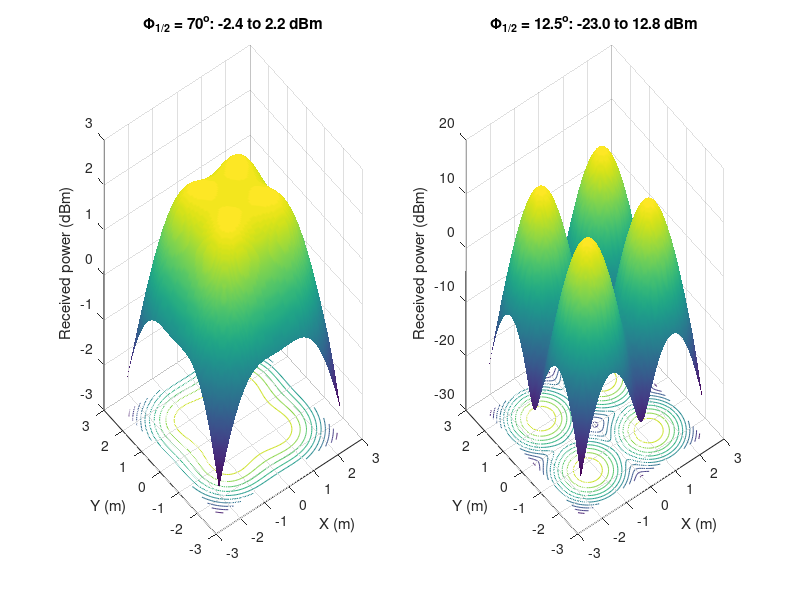

Write MATLAB code to recreate this figure.
% FIXED version of Chapter8/CORRECT_plot_Fig8p10.m
% Program 8.1: LOS optical power distribution on the receiving plane of a
% 5 x 5 x 3 m room with four LED clusters (60 x 60 LEDs of 20 mW each).
%
% Fixes w.r.t. the original:
%  1. theta was assigned twice (70 then 12.5), so the 70-degree case of
%     Fig. 8.10 could never be produced; both semi-angles are now computed
%     and plotted side by side.
%  2. Units made explicit: powers in mW, so 10*log10(P) is in dBm.
%  3. Axis labels and titles added; the four LED contributions are computed
%     explicitly (no reliance on the fliplr/flipud symmetry trick, which is
%     only valid for a symmetric grid and symmetric LED positions).
clear; clc; close all;

theta_list = [70 12.5];       % LED semi-angles at half power (deg)
P_LED = 20;                   % optical power per LED (mW)
nLED = 60;                    % nLED x nLED LEDs per cluster
P_total = nLED*nLED*P_LED;    % power per cluster (mW)
Adet = 1e-4;                  % PD area (m^2)
Ts = 1; index = 1.5;
FOV = 70;                     % receiver FOV (deg)
G_Con = (index^2)/sind(FOV)^2;
lx = 5; ly = 5; lz = 3;
h = 2.15;                     % LED-to-receiver-plane distance (m)
[XT, YT] = meshgrid([-lx/4 lx/4], [-ly/4 ly/4]);   % four LED clusters
Nx = lx*20; Ny = ly*20;
x = linspace(-lx/2, lx/2, Nx);
y = linspace(-ly/2, ly/2, Ny);
[XR, YR] = meshgrid(x, y);
figure;
for n = 1:numel(theta_list)
    ml = -log(2)/log(cosd(theta_list(n)));
    P_rec_total = zeros(size(XR));
    for s = 1:numel(XT)
        D1 = sqrt((XR - XT(s)).^2 + (YR - YT(s)).^2 + h^2);
        cosphi = h./D1;
        H = (ml+1)*Adet.*cosphi.^(ml+1)./(2*pi*D1.^2);
        H(acosd(cosphi) > FOV) = 0;
        P_rec_total = P_rec_total + P_total.*H.*Ts.*G_Con;
    end
    P_rec_dBm = 10*log10(P_rec_total);
    subplot(1, numel(theta_list), n);
    surfc(x, y, P_rec_dBm); shading interp;
    xlabel('X (m)'); ylabel('Y (m)'); zlabel('Received power (dBm)');
    title(sprintf('\\Phi_{1/2} = %g^o: %.1f to %.1f dBm', theta_list(n), ...
        min(P_rec_dBm(:)), max(P_rec_dBm(:))));
    fprintf('theta = %4.1f deg: Pr = %.2f ... %.2f dBm\n', theta_list(n), min(P_rec_dBm(:)), max(P_rec_dBm(:)));
end
